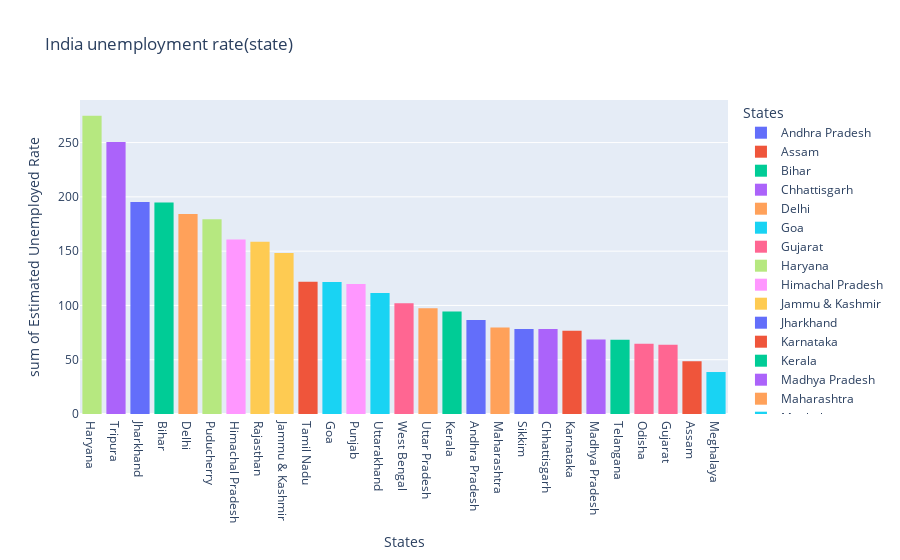

The code cell stored with this chart in its notebook:
### Code cell
fig=px.histogram(data,x='States',y='Estimated Unemployed Rate',title='India unemployment rate(state)',template='plotly',color='States')
fig.update_layout(xaxis={'categoryorder':'total descending'})
fig.show()

### Figure 1 — Plotly figure (JSON) as saved in the notebook; plotly's stock layout.template omitted (floating-point values rounded to 4 significant figures)
{"data": [{"alignmentgroup": "True", "bingroup": "x", "histfunc": "sum", "hovertemplate": "States=%{x}<br>sum of Estimated Unemployed Rate=%{y}<extra></extra>", "legendgroup": "Andhra Pradesh", "marker": {"color": "#636efa", "pattern": {"shape": ""}}, "name": "Andhra Pradesh", "offsetgroup": "Andhra Pradesh", "orientation": "v", "showlegend": true, "type": "histogram", "x": ["Andhra Pradesh", "Andhra Pradesh", "Andhra Pradesh", "Andhra Pradesh", "Andhra Pradesh", "Andhra Pradesh", "Andhra Pradesh", "Andhra Pradesh", "Andhra Pradesh", "Andhra Pradesh"], "xaxis": "x", "y": [5.48, 5.83, 5.79, 20.51, 17.43, 3.31, 8.34, 6.96, 6.4, 6.59], "yaxis": "y"}, {"alignmentgroup": "True", "bingroup": "x", "histfunc": "sum", "hovertemplate": "States=%{x}<br>sum of Estimated Unemployed Rate=%{y}<extra></extra>", "legendgroup": "Assam", "marker": {"color": "#EF553B", "pattern": {"shape": ""}}, "name": "Assam", "offsetgroup": "Assam", "orientation": "v", "showlegend": true, "type": "histogram", "x": ["Assam", "Assam", "Assam", "Assam", "Assam", "Assam", "Assam", "Assam", "Assam", "Assam"], "xaxis": "x", "y": [4.66, 4.41, 4.77, 11.06, 9.55, 0.6, 3.77, 5.53, 1.19, 3.02], "yaxis": "y"}, {"alignmentgroup": "True", "bingroup": "x", "histfunc": "sum", "hovertemplate": "States=%{x}<br>sum of Estimated Unemployed Rate=%{y}<extra></extra>", "legendgroup": "Bihar", "marker": {"color": "#00cc96", "pattern": {"shape": ""}}, "name": "Bihar", "offsetgroup": "Bihar", "orientation": "v", "showlegend": true, "type": "histogram", "x": ["Bihar", "Bihar", "Bihar", "Bihar", "Bihar", "Bihar", "Bihar", "Bihar", "Bihar", "Bihar"], "xaxis": "x", "y": [10.61, 10.29, 15.43, 46.64, 45.96, 17.82, 12.79, 13.44, 11.91, 9.82], "yaxis": "y"}, {"alignmentgroup": "True", "bingroup": "x", "histfunc": "sum", "hovertemplate": "States=%{x}<br>sum of Estimated Unemployed Rate=%{y}<extra></extra>", "legendgroup": "Chhattisgarh", "marker": {"color": "#ab63fa", "pattern": {"shape": ""}}, "name": "Chhattisgarh", "offsetgroup": "Chhattisgarh", "orientation": "v", "showlegend": true, "type": "histogram", "x": ["Chhattisgarh", "Chhattisgarh", "Chhattisgarh", "Chhattisgarh", "Chhattisgarh", "Chhattisgarh", "Chhattisgarh", "Chhattisgarh", "Chhattisgarh", "Chhattisgarh"], "xaxis": "x", "y": [9.65, 8.38, 7.54, 3.41, 10.5, 14.23, 10.27, 5.63, 1.96, 6.62], "yaxis": "y"}, {"alignmentgroup": "True", "bingroup": "x", "histfunc": "sum", "hovertemplate": "States=%{x}<br>sum of Estimated Unemployed Rate=%{y}<extra></extra>", "legendgroup": "Delhi", "marker": {"color": "#FFA15A", "pattern": {"shape": ""}}, "name": "Delhi", "offsetgroup": "Delhi", "orientation": "v", "showlegend": true, "type": "histogram", "x": ["Delhi", "Delhi", "Delhi", "Delhi", "Delhi", "Delhi", "Delhi", "Delhi", "Delhi", "Delhi"], "xaxis": "x", "y": [22.23, 14.84, 17.04, 16.68, 42.27, 18.19, 20.3, 13.79, 12.53, 6.27], "yaxis": "y"}, {"alignmentgroup": "True", "bingroup": "x", "histfunc": "sum", "hovertemplate": "States=%{x}<br>sum of Estimated Unemployed Rate=%{y}<extra></extra>", "legendgroup": "Goa", "marker": {"color": "#19d3f3", "pattern": {"shape": ""}}, "name": "Goa", "offsetgroup": "Goa", "orientation": "v", "showlegend": true, "type": "histogram", "x": ["Goa", "Goa", "Goa", "Goa", "Goa", "Goa", "Goa", "Goa", "Goa", "Goa"], "xaxis": "x", "y": [8.89, 2.81, 5.25, 13.31, 21.25, 9.96, 17.07, 16.21, 15.38, 11.54], "yaxis": "y"}, {"alignmentgroup": "True", "bingroup": "x", "histfunc": "sum", "hovertemplate": "States=%{x}<br>sum of Estimated Unemployed Rate=%{y}<extra></extra>", "legendgroup": "Gujarat", "marker": {"color": "#FF6692", "pattern": {"shape": ""}}, "name": "Gujarat", "offsetgroup": "Gujarat", "orientation": "v", "showlegend": true, "type": "histogram", "x": ["Gujarat", "Gujarat", "Gujarat", "Gujarat", "Gujarat", "Gujarat", "Gujarat", "Gujarat", "Gujarat", "Gujarat"], "xaxis": "x", "y": [5.54, 6.38, 6.66, 18.71, 12.11, 3.2, 1.84, 1.87, 3.42, 4.03], "yaxis": "y"}, {"alignmentgroup": "True", "bingroup": "x", "histfunc": "sum", "hovertemplate": "States=%{x}<br>sum of Estimated Unemployed Rate=%{y}<extra></extra>", "legendgroup": "Haryana", "marker": {"color": "#B6E880", "pattern": {"shape": ""}}, "name": "Haryana", "offsetgroup": "Haryana", "orientation": "v", "showlegend": true, "type": "histogram", "x": ["Haryana", "Haryana", "Haryana", "Haryana", "Haryana", "Haryana", "Haryana", "Haryana", "Haryana", "Haryana"], "xaxis": "x", "y": [20.34, 25.77, 25.05, 43.22, 29.02, 26.7, 24.18, 33.5, 19.68, 27.31], "yaxis": "y"}, {"alignmentgroup": "True", "bingroup": "x", "histfunc": "sum", "hovertemplate": "States=%{x}<br>sum of Estimated Unemployed Rate=%{y}<extra></extra>", "legendgroup": "Himachal Pradesh", "marker": {"color": "#FF97FF", "pattern": {"shape": ""}}, "name": "Himachal Pradesh", "offsetgroup": "Himachal Pradesh", "orientation": "v", "showlegend": true, "type": "histogram", "x": ["Himachal Pradesh", "Himachal Pradesh", "Himachal Pradesh", "Himachal Pradesh", "Himachal Pradesh", "Himachal Pradesh", "Himachal Pradesh", "Himachal Pradesh", "Himachal Pradesh", "Himachal Pradesh"], "xaxis": "x", "y": [16.83, 16.84, 18.76, 2.2, 26.95, 13.47, 24.31, 15.79, 12.04, 13.46], "yaxis": "y"}, {"alignmentgroup": "True", "bingroup": "x", "histfunc": "sum", "hovertemplate": "States=%{x}<br>sum of Estimated Unemployed Rate=%{y}<extra></extra>", "legendgroup": "Jammu & Kashmir", "marker": {"color": "#FECB52", "pattern": {"shape": ""}}, "name": "Jammu & Kashmir", "offsetgroup": "Jammu & Kashmir", "orientation": "v", "showlegend": true, "type": "histogram", "x": ["Jammu & Kashmir", "Jammu & Kashmir", "Jammu & Kashmir", "Jammu & Kashmir", "Jammu & Kashmir", "Jammu & Kashmir", "Jammu & Kashmir", "Jammu & Kashmir", "Jammu & Kashmir"], "xaxis": "x", "y": [21.08, 20.78, 15.5, 18.74, 17.92, 10.88, 11.09, 16.17, 16.14], "yaxis": "y"}, {"alignmentgroup": "True", "bingroup": "x", "histfunc": "sum", "hovertemplate": "States=%{x}<br>sum of Estimated Unemployed Rate=%{y}<extra></extra>", "legendgroup": "Jharkhand", "marker": {"color": "#636efa", "pattern": {"shape": ""}}, "name": "Jharkhand", "offsetgroup": "Jharkhand", "orientation": "v", "showlegend": true, "type": "histogram", "x": ["Jharkhand", "Jharkhand", "Jharkhand", "Jharkhand", "Jharkhand", "Jharkhand", "Jharkhand", "Jharkhand", "Jharkhand", "Jharkhand"], "xaxis": "x", "y": [10.61, 11.85, 8.23, 47.09, 59.23, 20.95, 7.63, 9.76, 8.24, 11.8], "yaxis": "y"}, {"alignmentgroup": "True", "bingroup": "x", "histfunc": "sum", "hovertemplate": "States=%{x}<br>sum of Estimated Unemployed Rate=%{y}<extra></extra>", "legendgroup": "Karnataka", "marker": {"color": "#EF553B", "pattern": {"shape": ""}}, "name": "Karnataka", "offsetgroup": "Karnataka", "orientation": "v", "showlegend": true, "type": "histogram", "x": ["Karnataka", "Karnataka", "Karnataka", "Karnataka", "Karnataka", "Karnataka", "Karnataka", "Karnataka", "Karnataka", "Karnataka"], "xaxis": "x", "y": [2.86, 3.61, 3.46, 29.84, 19.97, 8.44, 4.01, 0.5, 2.41, 1.58], "yaxis": "y"}, {"alignmentgroup": "True", "bingroup": "x", "histfunc": "sum", "hovertemplate": "States=%{x}<br>sum of Estimated Unemployed Rate=%{y}<extra></extra>", "legendgroup": "Kerala", "marker": {"color": "#00cc96", "pattern": {"shape": ""}}, "name": "Kerala", "offsetgroup": "Kerala", "orientation": "v", "showlegend": true, "type": "histogram", "x": ["Kerala", "Kerala", "Kerala", "Kerala", "Kerala", "Kerala", "Kerala", "Kerala", "Kerala", "Kerala"], "xaxis": "x", "y": [5.31, 7.6, 8.99, 16.99, 17.88, 9.71, 7.09, 10.98, 5.91, 3.88], "yaxis": "y"}, {"alignmentgroup": "True", "bingroup": "x", "histfunc": "sum", "hovertemplate": "States=%{x}<br>sum of Estimated Unemployed Rate=%{y}<extra></extra>", "legendgroup": "Madhya Pradesh", "marker": {"color": "#ab63fa", "pattern": {"shape": ""}}, "name": "Madhya Pradesh", "offsetgroup": "Madhya Pradesh", "orientation": "v", "showlegend": true, "type": "histogram", "x": ["Madhya Pradesh", "Madhya Pradesh", "Madhya Pradesh", "Madhya Pradesh", "Madhya Pradesh", "Madhya Pradesh", "Madhya Pradesh", "Madhya Pradesh", "Madhya Pradesh", "Madhya Pradesh"], "xaxis": "x", "y": [4.11, 4.57, 2.22, 12.36, 21.98, 6.48, 5.08, 4.7, 3.91, 3.13], "yaxis": "y"}, {"alignmentgroup": "True", "bingroup": "x", "histfunc": "sum", "hovertemplate": "States=%{x}<br>sum of Estimated Unemployed Rate=%{y}<extra></extra>", "legendgroup": "Maharashtra", "marker": {"color": "#FFA15A", "pattern": {"shape": ""}}, "name": "Maharashtra", "offsetgroup": "Maharashtra", "orientation": "v", "showlegend": true, "type": "histogram", "x": ["Maharashtra", "Maharashtra", "Maharashtra", "Maharashtra", "Maharashtra", "Maharashtra", "Maharashtra", "Maharashtra", "Maharashtra", "Maharashtra"], "xaxis": "x", "y": [4.95, 4.69, 5.79, 20.9, 15.46, 9.23, 3.89, 6.23, 4.55, 4.1], "yaxis": "y"}, {"alignmentgroup": "True", "bingroup": "x", "histfunc": "sum", "hovertemplate": "States=%{x}<br>sum of Estimated Unemployed Rate=%{y}<extra></extra>", "legendgroup": "Meghalaya", "marker": {"color": "#19d3f3", "pattern": {"shape": ""}}, "name": "Meghalaya", "offsetgroup": "Meghalaya", "orientation": "v", "showlegend": true, "type": "histogram", "x": ["Meghalaya", "Meghalaya", "Meghalaya", "Meghalaya", "Meghalaya", "Meghalaya", "Meghalaya", "Meghalaya", "Meghalaya", "Meghalaya"], "xaxis": "x", "y": [1.66, 3.59, 1.58, 10.03, 5.92, 1.15, 2.1, 3.74, 4.29, 4.6], "yaxis": "y"}, {"alignmentgroup": "True", "bingroup": "x", "histfunc": "sum", "hovertemplate": "States=%{x}<br>sum of Estimated Unemployed Rate=%{y}<extra></extra>", "legendgroup": "Odisha", "marker": {"color": "#FF6692", "pattern": {"shape": ""}}, "name": "Odisha", "offsetgroup": "Odisha", "orientation": "v", "showlegend": true, "type": "histogram", "x": ["Odisha", "Odisha", "Odisha", "Odisha", "Odisha", "Odisha", "Odisha", "Odisha", "Odisha", "Odisha"], "xaxis": "x", "y": [1.9, 3.12, 13.08, 23.76, 11.41, 3.77, 1.88, 1.42, 2.1, 2.18], "yaxis": "y"}, {"alignmentgroup": "True", "bingroup": "x", "histfunc": "sum", "hovertemplate": "States=%{x}<br>sum of Estimated Unemployed Rate=%{y}<extra></extra>", "legendgroup": "Puducherry", "marker": {"color": "#B6E880", "pattern": {"shape": ""}}, "name": "Puducherry", "offsetgroup": "Puducherry", "orientation": "v", "showlegend": true, "type": "histogram", "x": ["Puducherry", "Puducherry", "Puducherry", "Puducherry", "Puducherry", "Puducherry", "Puducherry", "Puducherry", "Puducherry", "Puducherry"], "xaxis": "x", "y": [0.58, 1.76, 1.2, 75.85, 58.19, 4.24, 15.47, 5.05, 10.9, 6.18], "yaxis": "y"}, {"alignmentgroup": "True", "bingroup": "x", "histfunc": "sum", "hovertemplate": "States=%{x}<br>sum of Estimated Unemployed Rate=%{y}<extra></extra>", "legendgroup": "Punjab", "marker": {"color": "#FF97FF", "pattern": {"shape": ""}}, "name": "Punjab", "offsetgroup": "Punjab", "orientation": "v", "showlegend": true, "type": "histogram", "x": ["Punjab", "Punjab", "Punjab", "Punjab", "Punjab", "Punjab", "Punjab", "Punjab", "Punjab", "Punjab"], "xaxis": "x", "y": [11.11, 10.97, 10.32, 2.86, 28.33, 16.55, 9.19, 10.99, 9.61, 9.88], "yaxis": "y"}, {"alignmentgroup": "True", "bingroup": "x", "histfunc": "sum", "hovertemplate": "States=%{x}<br>sum of Estimated Unemployed Rate=%{y}<extra></extra>", "legendgroup": "Rajasthan", "marker": {"color": "#FECB52", "pattern": {"shape": ""}}, "name": "Rajasthan", "offsetgroup": "Rajasthan", "orientation": "v", "showlegend": true, "type": "histogram", "x": ["Rajasthan", "Rajasthan", "Rajasthan", "Rajasthan", "Rajasthan", "Rajasthan", "Rajasthan", "Rajasthan", "Rajasthan", "Rajasthan"], "xaxis": "x", "y": [10.97, 15.16, 11.9, 17.7, 15.74, 14.39, 15.81, 17.51, 15.35, 24.15], "yaxis": "y"}, {"alignmentgroup": "True", "bingroup": "x", "histfunc": "sum", "hovertemplate": "States=%{x}<br>sum of Estimated Unemployed Rate=%{y}<extra></extra>", "legendgroup": "Sikkim", "marker": {"color": "#636efa", "pattern": {"shape": ""}}, "name": "Sikkim", "offsetgroup": "Sikkim", "orientation": "v", "showlegend": true, "type": "histogram", "x": ["Sikkim", "Sikkim", "Sikkim", "Sikkim", "Sikkim", "Sikkim", "Sikkim", "Sikkim"], "xaxis": "x", "y": [23.57, 2.28, 24.51, 4.46, 4.45, 12.49, 5.7, 0.88], "yaxis": "y"}, {"alignmentgroup": "True", "bingroup": "x", "histfunc": "sum", "hovertemplate": "States=%{x}<br>sum of Estimated Unemployed Rate=%{y}<extra></extra>", "legendgroup": "Tamil Nadu", "marker": {"color": "#EF553B", "pattern": {"shape": ""}}, "name": "Tamil Nadu", "offsetgroup": "Tamil Nadu", "orientation": "v", "showlegend": true, "type": "histogram", "x": ["Tamil Nadu", "Tamil Nadu", "Tamil Nadu", "Tamil Nadu", "Tamil Nadu", "Tamil Nadu", "Tamil Nadu", "Tamil Nadu", "Tamil Nadu", "Tamil Nadu"], "xaxis": "x", "y": [1.57, 2.09, 6.4, 49.83, 33.16, 12.2, 6.81, 2.65, 5, 2.16], "yaxis": "y"}, {"alignmentgroup": "True", "bingroup": "x", "histfunc": "sum", "hovertemplate": "States=%{x}<br>sum of Estimated Unemployed Rate=%{y}<extra></extra>", "legendgroup": "Telangana", "marker": {"color": "#00cc96", "pattern": {"shape": ""}}, "name": "Telangana", "offsetgroup": "Telangana", "orientation": "v", "showlegend": true, "type": "histogram", "x": ["Telangana", "Telangana", "Telangana", "Telangana", "Telangana", "Telangana", "Telangana", "Telangana", "Telangana", "Telangana"], "xaxis": "x", "y": [5.49, 8.29, 5.77, 6.25, 14.7, 10.55, 5.36, 5.79, 3.27, 2.86], "yaxis": "y"}, {"alignmentgroup": "True", "bingroup": "x", "histfunc": "sum", "hovertemplate": "States=%{x}<br>sum of Estimated Unemployed Rate=%{y}<extra></extra>", "legendgroup": "Tripura", "marker": {"color": "#ab63fa", "pattern": {"shape": ""}}, "name": "Tripura", "offsetgroup": "Tripura", "orientation": "v", "showlegend": true, "type": "histogram", "x": ["Tripura", "Tripura", "Tripura", "Tripura", "Tripura", "Tripura", "Tripura", "Tripura", "Tripura", "Tripura"], "xaxis": "x", "y": [32.67, 28.4, 29.95, 41.23, 21.51, 21.71, 18.24, 27.92, 17.35, 11.57], "yaxis": "y"}, {"alignmentgroup": "True", "bingroup": "x", "histfunc": "sum", "hovertemplate": "States=%{x}<br>sum of Estimated Unemployed Rate=%{y}<extra></extra>", "legendgroup": "Uttar Pradesh", "marker": {"color": "#FFA15A", "pattern": {"shape": ""}}, "name": "Uttar Pradesh", "offsetgroup": "Uttar Pradesh", "orientation": "v", "showlegend": true, "type": "histogram", "x": ["Uttar Pradesh", "Uttar Pradesh", "Uttar Pradesh", "Uttar Pradesh", "Uttar Pradesh", "Uttar Pradesh", "Uttar Pradesh", "Uttar Pradesh", "Uttar Pradesh", "Uttar Pradesh"], "xaxis": "x", "y": [7.58, 8.98, 10.11, 21.54, 20.41, 9.47, 5.56, 5.79, 4.18, 3.75], "yaxis": "y"}, {"alignmentgroup": "True", "bingroup": "x", "histfunc": "sum", "hovertemplate": "States=%{x}<br>sum of Estimated Unemployed Rate=%{y}<extra></extra>", "legendgroup": "Uttarakhand", "marker": {"color": "#19d3f3", "pattern": {"shape": ""}}, "name": "Uttarakhand", "offsetgroup": "Uttarakhand", "orientation": "v", "showlegend": true, "type": "histogram", "x": ["Uttarakhand", "Uttarakhand", "Uttarakhand", "Uttarakhand", "Uttarakhand", "Uttarakhand", "Uttarakhand", "Uttarakhand", "Uttarakhand", "Uttarakhand"], "xaxis": "x", "y": [5.49, 4.99, 19.85, 6.48, 8.01, 8.61, 12.38, 14.26, 22.26, 9.23], "yaxis": "y"}, {"alignmentgroup": "True", "bingroup": "x", "histfunc": "sum", "hovertemplate": "States=%{x}<br>sum of Estimated Unemployed Rate=%{y}<extra></extra>", "legendgroup": "West Bengal", "marker": {"color": "#FF6692", "pattern": {"shape": ""}}, "name": "West Bengal", "offsetgroup": "West Bengal", "orientation": "v", "showlegend": true, "type": "histogram", "x": ["West Bengal", "West Bengal", "West Bengal", "West Bengal", "West Bengal", "West Bengal", "West Bengal", "West Bengal", "West Bengal", "West Bengal"], "xaxis": "x", "y": [6.94, 4.92, 6.92, 17.41, 17.41, 7.29, 6.83, 14.87, 9.35, 9.98], "yaxis": "y"}], "layout": {"barmode": "relative", "legend": {"title": {"text": "States"}, "tracegroupgap": 0}, "title": {"text": "India unemployment rate(state)"}, "xaxis": {"anchor": "y", "categoryarray": ["Andhra Pradesh", "Assam", "Bihar", "Chhattisgarh", "Delhi", "Goa", "Gujarat", "Haryana", "Himachal Pradesh", "Jammu & Kashmir", "Jharkhand", "Karnataka", "Kerala", "Madhya Pradesh", "Maharashtra", "Meghalaya", "Odisha", "Puducherry", "Punjab", "Rajasthan", "Sikkim", "Tamil Nadu", "Telangana", "Tripura", "Uttar Pradesh", "Uttarakhand", "West Bengal"], "categoryorder": "total descending", "domain": [0, 1], "title": {"text": "States"}}, "yaxis": {"anchor": "x", "domain": [0, 1], "title": {"text": "sum of Estimated Unemployed Rate"}}}}
